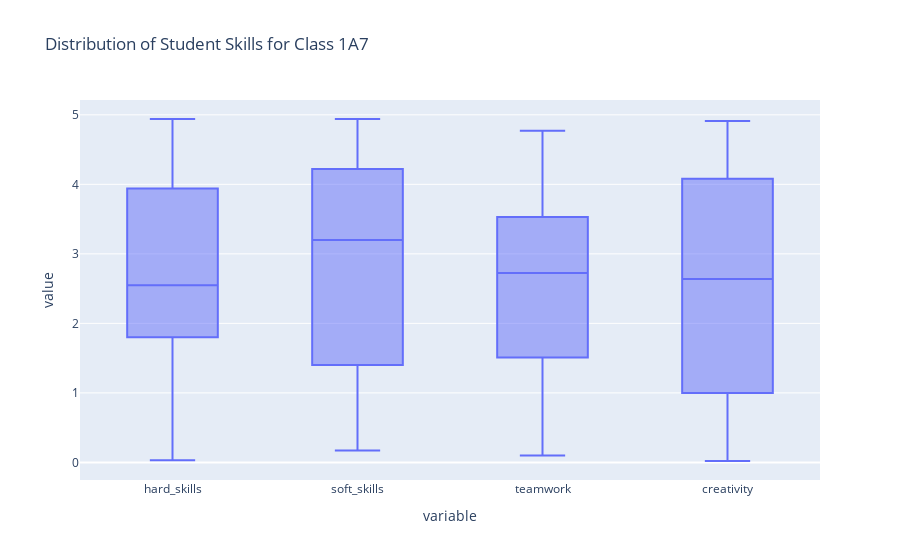

Source (notebook cell):
### Code cell
# Skill Distribution
fig = px.box(X, title=f'Distribution of Student Skills for Class {selected_class}')
fig.show()

### Figure 1 — Plotly figure (JSON) as saved in the notebook; plotly's stock layout.template omitted (floating-point values rounded to 4 significant figures; data arrays with more than 128 entries replaced by an {"elided": "..."} marker saying what was removed)
{"data": [{"alignmentgroup": "True", "hovertemplate": "variable=%{x}<br>value=%{y}<extra></extra>", "legendgroup": "", "marker": {"color": "#636efa"}, "name": "", "notched": false, "offsetgroup": "", "orientation": "v", "showlegend": false, "type": "box", "x": {"elided": "168 str values"}, "x0": " ", "xaxis": "x", "y": {"elided": "168 float values"}, "y0": " ", "yaxis": "y"}], "layout": {"boxmode": "group", "legend": {"tracegroupgap": 0}, "title": {"text": "Distribution of Student Skills for Class 1A7"}, "xaxis": {"anchor": "y", "domain": [0, 1], "title": {"text": "variable"}}, "yaxis": {"anchor": "x", "domain": [0, 1], "title": {"text": "value"}}}}
